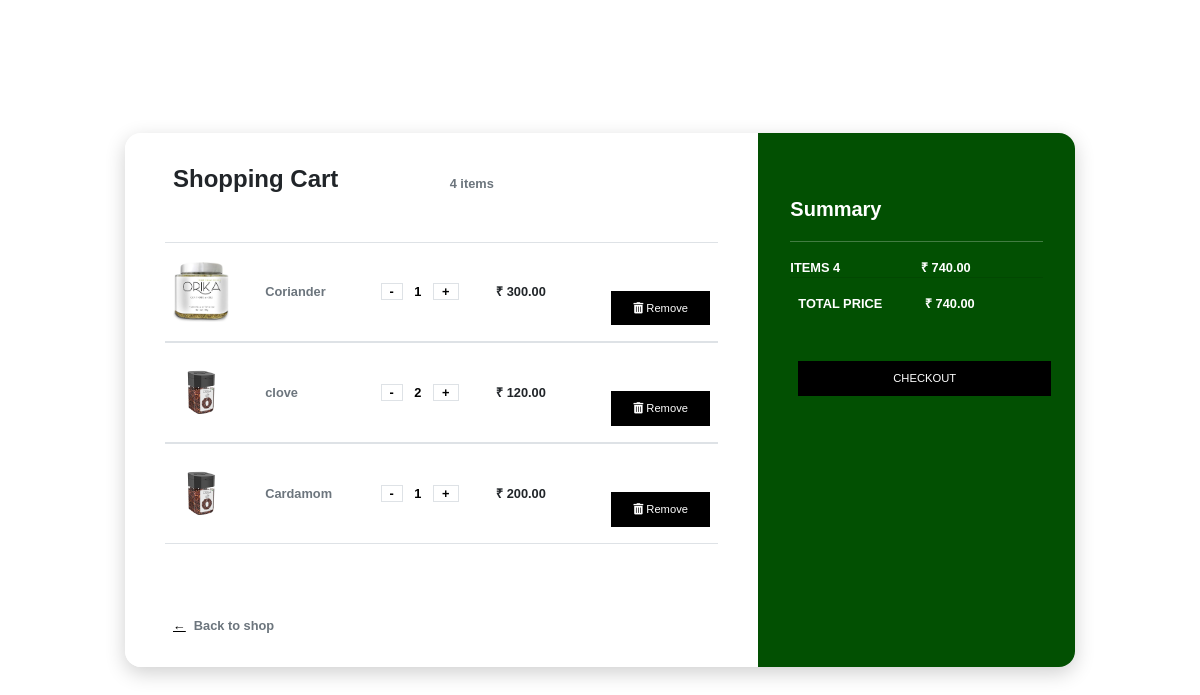
/cart/ (signed in), run on the app's committed database.
### storeapp/models.py (models this page shows, shortened)
class CartItem(models.Model):
    user = models.ForeignKey(CustomUser, on_delete=models.CASCADE)
    product = models.ForeignKey(Product, on_delete=models.CASCADE)
    quantity = models.PositiveIntegerField(default=1)
    order = models.ForeignKey(Order, on_delete=models.SET_NULL, null=True, blank=True)
    is_active = models.BooleanField(default=True)

class Product(models.Model):
    product_name = models.CharField(max_length=255,null=True)
    description = models.TextField()
    image = models.ImageField(upload_to='products/', null=True, blank=True)
    quantity_value = models.PositiveIntegerField(default=100,null=True)
    quantity_prefix = models.CharField(max_length=10, choices=[('gms', 'gms'), ('kg', 'kg')], default='gms')
    stock = models.PositiveIntegerField(default=1,null=True)
    price = models.DecimalField(max_digits=10, decimal_places=2,null=True)
    date_added = models.DateField(default=timezone.now)
    brand_name = models.CharField(max_length=255, default="",null=True)
    seller = models.ForeignKey(CustomUser, on_delete=models.CASCADE, null=True, blank=True)
    batch_no=models.CharField(max_length=10,default="",null=True)
    average_rating = models.FloatField(default=0.0)
    STATUS_CHOICES = [
        ('In Stock', 'In Stock'),
        ('Out of Stock', 'Out of Stock'),
    ]
    status = models.CharField(max_length=15, choices=STATUS_CHOICES, default='In Stock')

### storeapp/views.py (the view)
# urls.py: path('cart/', views.cart, name='cart'),
@login_required(login_url='loginredirect')
def cart(request):
    cart_items = CartItem.objects.filter(user=request.user, is_active=True)
    total_price = sum(item.product.price * item.quantity for item in cart_items)
    total_items = sum(item.quantity for item in cart_items)
    context = {
        'cart_items': cart_items,
        'total_items': total_items,
        'total_price': total_price,
    }
    return render(request, 'cart.html',context)

### template/cart.html (shortened to what this page needs)
<html>
  <head>
    {% block style %}
    <link rel="stylesheet" href="https://cdn.jsdelivr.net/npm/bootstrap@5.2.3/dist/css/bootstrap.min.css">
    <link rel="stylesheet" href="https://cdnjs.cloudflare.com/ajax/libs/font-awesome/5.15.3/css/all.min.css">
{% endblock %}
  </head>
  <body>
    <div class="card">
      <div class="row">
        <div class="col-md-8 cart">
          <div class="title">
            <div class="row">
              <div class="col"><h4><b>Shopping Cart</b></h4></div>
              <div class="col align-self-center text-right text-muted">{{ total_items }} items</div>
            </div>
          </div>
          {% for item in cart_items %}
          <div class="row border-top border-bottom">
            <div class="row main align-items-center">
              <div class="col-2"><img class="img-fluid" src="{{ item.product.image.url }}"></div>
              <div class="col">
                <div class="row text-muted">{{ item.product.product_name }}</div>
              </div>
              <div class="col">
                <a class="text-decoration-none border" href="{% url 'decrease_item' item.id %}">-</a>
                <a class="text-decoration-none" href="#" class="border">{{ item.quantity }}</a>
                <a class="text-decoration-none border" href="{% url 'increase_item' item.id %}">+</a>
              </div>
              <div class="col">₹ {{ item.product.price }}</div>
              <div class="col">
                <a href="{% url 'remove_from_cart' item.id %}" class="btn btn-danger"><i class="fas fa-trash-alt"></i> Remove</a>
              </div>
            </div>
          </div>
              {% endfor %}
              <div class="back-to-shop"><a href="{% url 'shop' %}">&leftarrow;</a><span class="text-muted">Back to shop</span></div>
          </div>
          <div class="col-md-4 summary">
              <div><h5><b>Summary</b></h5></div>
              <hr>
              <div class="row">
                  <div class="col" style="padding-left:0; padding-right-2px">ITEMS   {{ total_items }}</div>
                  <div class="col text-right">₹ {{ total_price }}</div>
              </div>
              <div class="row" style="border-top: 1px solid rgba(0,0,0,.1); padding: 2vh 0;">
                  <div class="col">TOTAL PRICE</div>
                  <div class="col text-right">₹ {{ total_price }}</div>
              </div>
              <a href="{% url 'homepage' %}"><button class="btn">CHECKOUT</button></a>
          </div>
      </div>
  </div>
</body>
</html>

### template/cart.html (style rules this page uses)
body { background: #fff; min-height: 100vh; vertical-align: middle; display: flex; font-family: sans-serif; font-size: 0.8rem; font-weight: bold; }
.title { margin-bottom: 5vh; }
.card { margin: auto; max-width: 950px; width: 90%; box-shadow: 0 6px 20px 0 rgba(0, 0, 0, 0.19); border-radius: 1rem; border: transparent; }
.cart { background-color: #fff; padding: 4vh 5vh; border-bottom-left-radius: 1rem; border-top-left-radius: 1rem; }
.summary { background-color: rgb(2, 80, 2); border-top-right-radius: 1rem; border-bottom-right-radius: 1rem; padding: 4vh; color: white; }
.row { margin: 0; }
.title b { font-size: 1.5rem; }
.main { margin: 0; padding: 2vh 0; width: 100%; }
.col-2, .col { padding: 0 1vh; }
a { padding: 0 1vh; }
img { width: 3.5rem; }
.back-to-shop { margin-top: 4.5rem; }
h5 { margin-top: 4vh; }
hr { margin-top: 1.25rem; }
.btn { background-color: #000; border-color: #000; color: white; width: 100%; font-size: 0.7rem; margin-top: 4vh; padding: 1vh; border-radius: 0; }
a { color: black; }

### data on the page
CartItem: product.image (picture), product.product_name "Coriander", quantity "1", product.price "300.00"
CartItem: product.image (picture), product.product_name "clove", quantity "2", product.price "120.00"
CartItem: product.image (picture), product.product_name "Cardamom", quantity "1", product.price "200.00"

### other printed values
{{ total_items }} "4"
{{ total_price }} "740.00"
